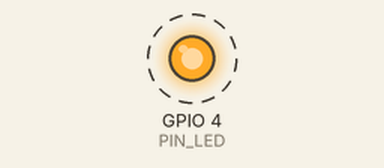
A sketch run on a simulated ESP32. Shown: output pins drawn as LEDs (lit = HIGH). Dashed ring = blinking. What the sketch prints to the serial monitor is not drawn.

Above: at 0.5 s.
Timing chart, 0 to 4.6 s (numbered marks = the images above):
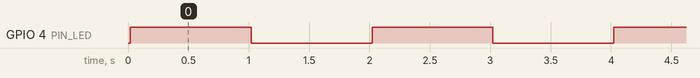

The sketch:

On_Off_Repetitivo.ino
```cpp
/*
 * ════════════════════════════════════════════════════
 *  Parpadeo de un LED conectado al pin D4 del ESP32
 *  Autor : Msc. Néstor Fabio Montoya Palacios
 *  Fecha : 2026
 *  Board : ESP32 Dev Module
 * ════════════════════════════════════════════════════
 */

// ── Configuración ──────────────────────────────────
const int PIN_LED        = 4;     // Pin GPIO donde está el LED
const int TIEMPO_ENCENDIDO  = 1000;  // Tiempo encendido  (ms)
const int TIEMPO_APAGADO    = 1000;  // Tiempo apagado    (ms)

// ── Setup ───────────────────────────────────────────
void setup() {
  Serial.begin(115200);
  Serial.println("╔══════════════════════════════════╗");
  Serial.println("║  Parpadeo de LED con el ESP32    ║");
  Serial.println("╚══════════════════════════════════╝");

  // Establecemos el pin del LED como salida
  pinMode(PIN_LED, OUTPUT);

  // Apagamos el LED al iniciar
  digitalWrite(PIN_LED, LOW);
  Serial.println("► Sistema listo. Iniciando parpadeo...");
}

// ── Loop ────────────────────────────────────────────
void loop() {
  // Encendemos el LED
  digitalWrite(PIN_LED, HIGH);
  Serial.println("💡 LED: ENCENDIDO");
  delay(TIEMPO_ENCENDIDO);

  // Apagamos el LED   ← ¡esto faltaba en el código original!
  digitalWrite(PIN_LED, LOW);
  Serial.println("🌑 LED: APAGADO");
  delay(TIEMPO_APAGADO);
}
```

Measured:
- by itself, GPIO 4 (PIN_LED): alternates HIGH for 1.0 s and LOW for 1.0 s
